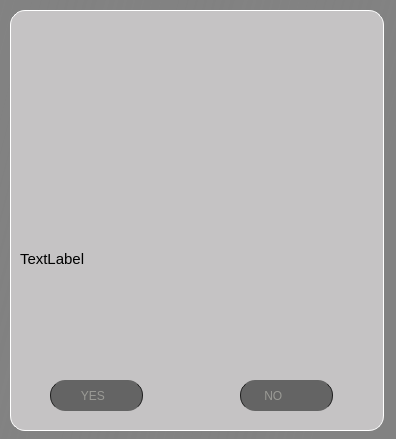
<?xml version="1.0" encoding="UTF-8"?>
<ui version="4.0">
 <class>confirm_window</class>
 <widget class="QWidget" name="confirm_window">
  <property name="geometry">
   <rect>
    <x>0</x>
    <y>0</y>
    <width>396</width>
    <height>439</height>
   </rect>
  </property>
  <property name="windowTitle">
   <string>Form</string>
  </property>
  <widget class="QFrame" name="frame">
   <property name="geometry">
    <rect>
     <x>-30</x>
     <y>-10</y>
     <width>441</width>
     <height>451</height>
    </rect>
   </property>
   <property name="sizePolicy">
    <sizepolicy hsizetype="Expanding" vsizetype="Expanding">
     <horstretch>0</horstretch>
     <verstretch>0</verstretch>
    </sizepolicy>
   </property>
   <property name="autoFillBackground">
    <bool>false</bool>
   </property>
   <property name="styleSheet">
    <string notr="true">	background-color: qlineargradient(spread:pad, x1:0, y1:0, x2:1, y2:0.273, stop:0 rgba(100,100,100,200), stop:1 rgba(130,130,130, 255));</string>
   </property>
   <property name="frameShape">
    <enum>QFrame::StyledPanel</enum>
   </property>
   <property name="frameShadow">
    <enum>QFrame::Raised</enum>
   </property>
   <widget class="QFrame" name="frame_2">
    <property name="geometry">
     <rect>
      <x>40</x>
      <y>20</y>
      <width>374</width>
      <height>421</height>
     </rect>
    </property>
    <property name="layoutDirection">
     <enum>Qt::RightToLeft</enum>
    </property>
    <property name="styleSheet">
     <string notr="true">QFrame {
	background-color: rgb(197 , 195,196);
	border-radius: 15px;
border: 1px solid rgb(255,255,255);
}

</string>
    </property>
    <property name="frameShape">
     <enum>QFrame::StyledPanel</enum>
    </property>
    <property name="frameShadow">
     <enum>QFrame::Raised</enum>
    </property>
    <widget class="QLabel" name="label">
     <property name="geometry">
      <rect>
       <x>10</x>
       <y>240</y>
       <width>351</width>
       <height>71</height>
      </rect>
     </property>
     <property name="font">
      <font>
       <pointsize>11</pointsize>
      </font>
     </property>
     <property name="layoutDirection">
      <enum>Qt::LeftToRight</enum>
     </property>
     <property name="styleSheet">
      <string notr="true">border: rgb(197 , 195,196);</string>
     </property>
     <property name="text">
      <string>TextLabel</string>
     </property>
     <property name="alignment">
      <set>Qt::AlignLeading|Qt::AlignLeft|Qt::AlignTop</set>
     </property>
    </widget>
    <widget class="QPushButton" name="yes_btn">
     <property name="geometry">
      <rect>
       <x>40</x>
       <y>370</y>
       <width>93</width>
       <height>31</height>
      </rect>
     </property>
     <property name="palette">
      <palette>
       <active>
        <colorrole role="WindowText">
         <brush brushstyle="SolidPattern">
          <color alpha="255">
           <red>154</red>
           <green>154</green>
           <blue>149</blue>
          </color>
         </brush>
        </colorrole>
        <colorrole role="Button">
         <brush brushstyle="SolidPattern">
          <color alpha="255">
           <red>100</red>
           <green>100</green>
           <blue>100</blue>
          </color>
         </brush>
        </colorrole>
        <colorrole role="Text">
         <brush brushstyle="SolidPattern">
          <color alpha="255">
           <red>154</red>
           <green>154</green>
           <blue>149</blue>
          </color>
         </brush>
        </colorrole>
        <colorrole role="ButtonText">
         <brush brushstyle="SolidPattern">
          <color alpha="255">
           <red>154</red>
           <green>154</green>
           <blue>149</blue>
          </color>
         </brush>
        </colorrole>
        <colorrole role="Base">
         <brush brushstyle="SolidPattern">
          <color alpha="255">
           <red>100</red>
           <green>100</green>
           <blue>100</blue>
          </color>
         </brush>
        </colorrole>
        <colorrole role="Window">
         <brush brushstyle="SolidPattern">
          <color alpha="255">
           <red>100</red>
           <green>100</green>
           <blue>100</blue>
          </color>
         </brush>
        </colorrole>
        <colorrole role="PlaceholderText">
         <brush brushstyle="NoBrush">
          <color alpha="128">
           <red>154</red>
           <green>154</green>
           <blue>149</blue>
          </color>
         </brush>
        </colorrole>
       </active>
       <inactive>
        <colorrole role="WindowText">
         <brush brushstyle="SolidPattern">
          <color alpha="255">
           <red>154</red>
           <green>154</green>
           <blue>149</blue>
          </color>
         </brush>
        </colorrole>
        <colorrole role="Button">
         <brush brushstyle="SolidPattern">
          <color alpha="255">
           <red>100</red>
           <green>100</green>
           <blue>100</blue>
          </color>
         </brush>
        </colorrole>
        <colorrole role="Text">
         <brush brushstyle="SolidPattern">
          <color alpha="255">
           <red>154</red>
           <green>154</green>
           <blue>149</blue>
          </color>
         </brush>
        </colorrole>
        <colorrole role="ButtonText">
         <brush brushstyle="SolidPattern">
          <color alpha="255">
           <red>154</red>
           <green>154</green>
           <blue>149</blue>
          </color>
         </brush>
        </colorrole>
        <colorrole role="Base">
         <brush brushstyle="SolidPattern">
          <color alpha="255">
           <red>100</red>
           <green>100</green>
           <blue>100</blue>
          </color>
         </brush>
        </colorrole>
        <colorrole role="Window">
         <brush brushstyle="SolidPattern">
          <color alpha="255">
           <red>100</red>
           <green>100</green>
           <blue>100</blue>
          </color>
         </brush>
        </colorrole>
        <colorrole role="PlaceholderText">
         <brush brushstyle="NoBrush">
          <color alpha="128">
           <red>154</red>
           <green>154</green>
           <blue>149</blue>
          </color>
         </brush>
        </colorrole>
       </inactive>
       <disabled>
        <colorrole role="WindowText">
         <brush brushstyle="SolidPattern">
          <color alpha="255">
           <red>154</red>
           <green>154</green>
           <blue>149</blue>
          </color>
         </brush>
        </colorrole>
        <colorrole role="Button">
         <brush brushstyle="SolidPattern">
          <color alpha="255">
           <red>100</red>
           <green>100</green>
           <blue>100</blue>
          </color>
         </brush>
        </colorrole>
        <colorrole role="Text">
         <brush brushstyle="SolidPattern">
          <color alpha="255">
           <red>154</red>
           <green>154</green>
           <blue>149</blue>
          </color>
         </brush>
        </colorrole>
        <colorrole role="ButtonText">
         <brush brushstyle="SolidPattern">
          <color alpha="255">
           <red>154</red>
           <green>154</green>
           <blue>149</blue>
          </color>
         </brush>
        </colorrole>
        <colorrole role="Base">
         <brush brushstyle="SolidPattern">
          <color alpha="255">
           <red>100</red>
           <green>100</green>
           <blue>100</blue>
          </color>
         </brush>
        </colorrole>
        <colorrole role="Window">
         <brush brushstyle="SolidPattern">
          <color alpha="255">
           <red>100</red>
           <green>100</green>
           <blue>100</blue>
          </color>
         </brush>
        </colorrole>
        <colorrole role="PlaceholderText">
         <brush brushstyle="NoBrush">
          <color alpha="128">
           <red>154</red>
           <green>154</green>
           <blue>149</blue>
          </color>
         </brush>
        </colorrole>
       </disabled>
      </palette>
     </property>
     <property name="layoutDirection">
      <enum>Qt::LeftToRight</enum>
     </property>
     <property name="styleSheet">
      <string notr="true">QPushButton {
	background-color: rgb(100,100,100);

	color: rgb(154, 154, 149);
	border: none;
	text-align: left;
	padding-left: 10px;
	border-radius: 15px;
	border-left: 1px solid rgb(30, 30, 30);
	border-right:1px solid rgb(30, 30, 30);
}

QPushButton:hover {
border: 1px solid rgb(0,0, 0);
}

QPushButton:pressed {
	background-color: rgb(0, 0, 0);
}
</string>
     </property>
     <property name="text">
      <string>      YES</string>
     </property>
    </widget>
    <widget class="QPushButton" name="no_btn">
     <property name="geometry">
      <rect>
       <x>230</x>
       <y>370</y>
       <width>93</width>
       <height>31</height>
      </rect>
     </property>
     <property name="styleSheet">
      <string notr="true">QPushButton {
	background-color: rgb(100,100,100);

	color: rgb(154, 154, 149);
	border: none;
	text-align: left;
	padding-left: 10px;
	border-radius: 15px;
	border-left: 1px solid rgb(30, 30, 30);
	border-right:1px solid rgb(30, 30, 30);
}

QPushButton:hover {
border: 1px solid rgb(0,0, 0);
}

QPushButton:pressed {
	background-color: rgb(0, 0, 0);
}
</string>
     </property>
     <property name="text">
      <string>       NO</string>
     </property>
    </widget>
    <widget class="QLabel" name="label_2">
     <property name="geometry">
      <rect>
       <x>70</x>
       <y>50</y>
       <width>251</width>
       <height>211</height>
      </rect>
     </property>
     <property name="styleSheet">
      <string notr="true">QFrame {
	background-color: rgb(197 , 195,196);
	border-radius: 15px;
border: 1px solid rgb(197 , 195,196);
}

</string>
     </property>
     <property name="text">
      <string/>
     </property>
     <property name="pixmap">
      <pixmap>images/dorsa1.png</pixmap>
     </property>
     <property name="scaledContents">
      <bool>true</bool>
     </property>
    </widget>
    <widget class="QLabel" name="label_43">
     <property name="enabled">
      <bool>true</bool>
     </property>
     <property name="geometry">
      <rect>
       <x>110</x>
       <y>20</y>
       <width>161</width>
       <height>81</height>
      </rect>
     </property>
     <property name="styleSheet">
      <string notr="true">border:None;</string>
     </property>
     <property name="text">
      <string/>
     </property>
     <property name="pixmap">
      <pixmap>images/637288638132980756.png</pixmap>
     </property>
     <property name="scaledContents">
      <bool>true</bool>
     </property>
    </widget>
    <zorder>yes_btn</zorder>
    <zorder>no_btn</zorder>
    <zorder>label_2</zorder>
    <zorder>label_43</zorder>
    <zorder>label</zorder>
   </widget>
  </widget>
 </widget>
 <resources/>
 <connections/>
</ui>
